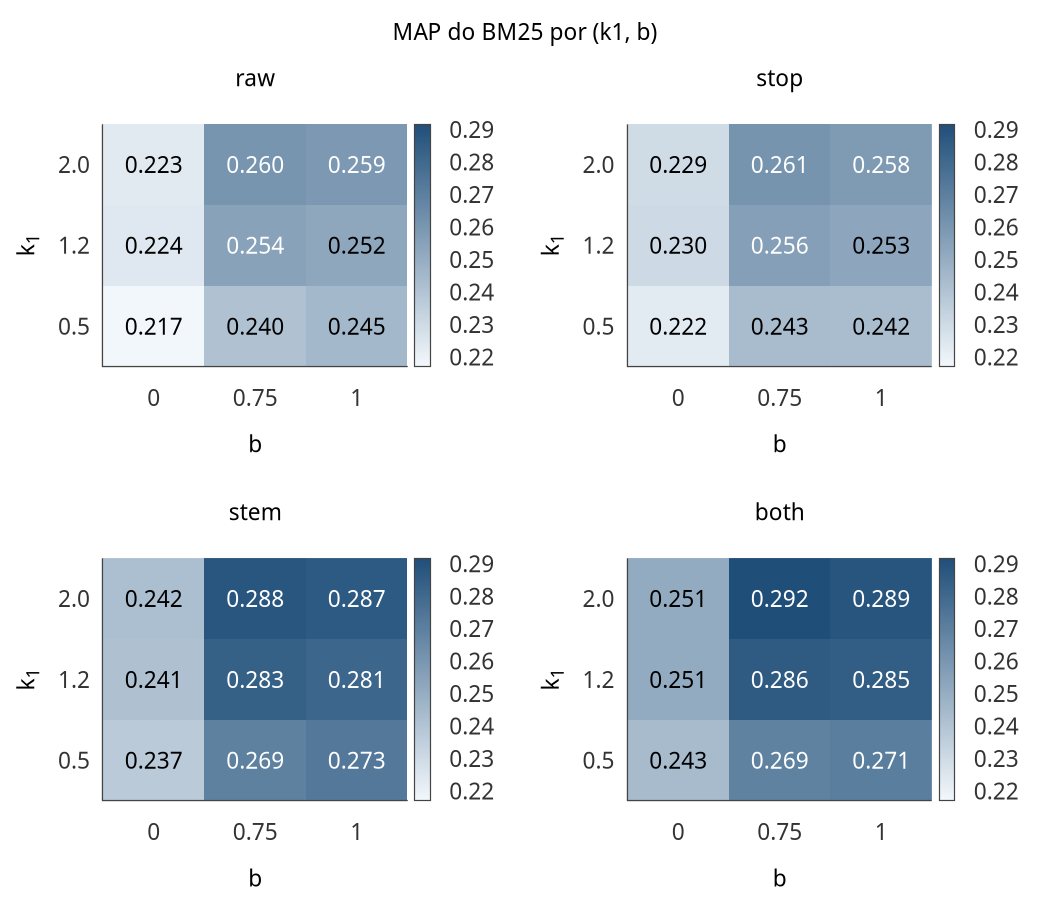

Generate this figure with gnuplot:
if (ext eq "png") { set terminal pngcairo size 1050,900 font "Sans,17" } else { set terminal pdfcairo size 7,6 font "Sans,9" }
set output "bm25_grid_map.".ext
set encoding utf8
set border 3 lw 1.2 lc rgb "#444444"
set tics nomirror scale 0.6 textcolor rgb "#333333"
set grid ytics lc rgb "#dddddd" lw 1
set key textcolor rgb "#333333"
set multiplot layout 2,2 title "MAP do BM25 por (k1, b)"
unset grid
unset key
set tics scale 0
set xrange [-0.5:2.5]
set yrange [-0.5:2.5]
set xtics ("0" 0, "0.75" 1, "1" 2)
set ytics ("0.5" 0, "1.2" 1, "2.0" 2)
set xlabel "b"
set ylabel "k_1"
set cbrange [0.21701:0.29172]
set palette defined (0 "#f2f7fb", 1 "#1f4e79")
$g0 << EOD
0.2170 0.2404 0.2447
0.2236 0.2544 0.2524
0.2228 0.2604 0.2588
EOD
set title "raw"
plot $g0 matrix using 1:2:3 with image notitle, '' matrix using 1:2:(sprintf("%.3f",$3)):($3>0.25436?0xffffff:0x000000) with labels tc rgb variable notitle
$g1 << EOD
0.2223 0.2431 0.2425
0.2302 0.2559 0.2527
0.2294 0.2606 0.2577
EOD
set title "stop"
plot $g1 matrix using 1:2:3 with image notitle, '' matrix using 1:2:(sprintf("%.3f",$3)):($3>0.25436?0xffffff:0x000000) with labels tc rgb variable notitle
$g2 << EOD
0.2369 0.2693 0.2730
0.2409 0.2834 0.2813
0.2417 0.2881 0.2866
EOD
set title "stem"
plot $g2 matrix using 1:2:3 with image notitle, '' matrix using 1:2:(sprintf("%.3f",$3)):($3>0.25436?0xffffff:0x000000) with labels tc rgb variable notitle
$g3 << EOD
0.2434 0.2689 0.2707
0.2508 0.2861 0.2851
0.2508 0.2917 0.2886
EOD
set title "both"
plot $g3 matrix using 1:2:3 with image notitle, '' matrix using 1:2:(sprintf("%.3f",$3)):($3>0.25436?0xffffff:0x000000) with labels tc rgb variable notitle
unset multiplot
